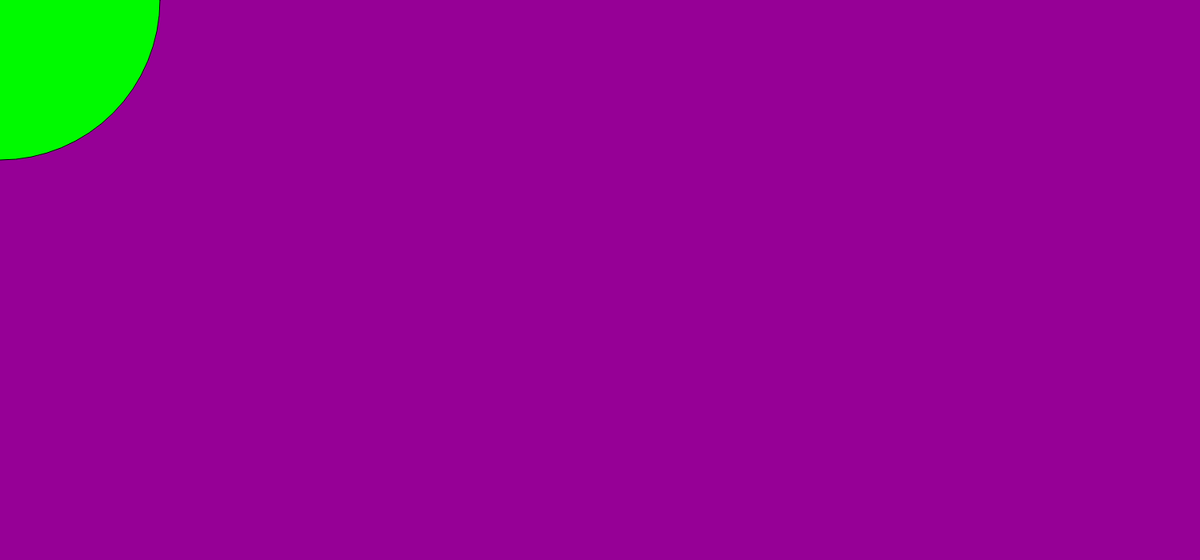
Frame 1 (no input)
Frame 60 (no input): identical to frame 1, image omitted
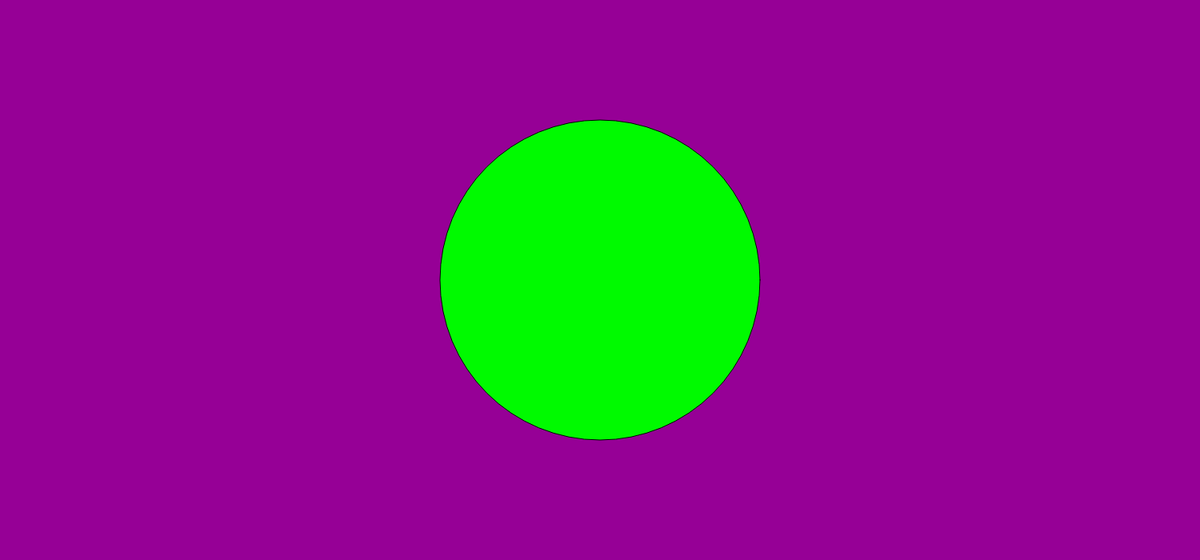
Frame 120 (the mouse pressed at the canvas centre since frame 60)

The p5.js sketch that drew these frames (run headless with seeded random() and noise() and a simulated clock; from frame 60 on, the mouse is pressed at the canvas centre):

// p5.js sketch
// ── sketch.js
function setup() {
  // put setup code here
  createCanvas(1500, 700);

}

function draw() {
  // put drawing code here
  background(150, 0, 150)
  fill(0, 250, 0)
  ellipse(mouseX, mouseY, 400, 400)
}
